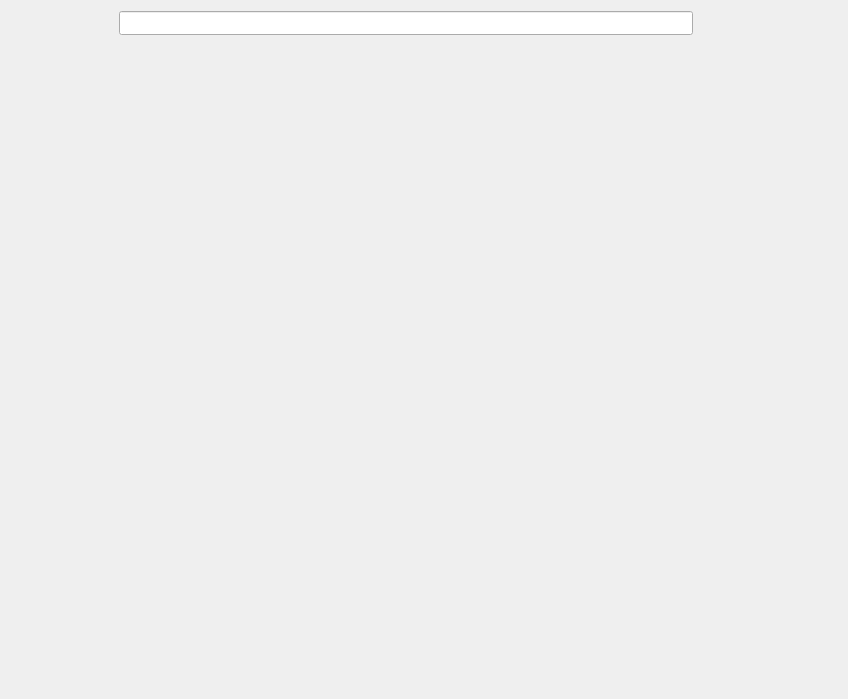
<?xml version="1.0" encoding="UTF-8"?>
<ui version="4.0">
 <class>PageWebWidget</class>
 <widget class="QWidget" name="PageWebWidget">
  <property name="geometry">
   <rect>
    <x>0</x>
    <y>0</y>
    <width>848</width>
    <height>699</height>
   </rect>
  </property>
  <layout class="QVBoxLayout" name="verticalLayout" stretch="0,1">
   <item>
    <layout class="QHBoxLayout" name="horizontalLayout" stretch="0,4,1">
     <property name="spacing">
      <number>6</number>
     </property>
     <property name="leftMargin">
      <number>0</number>
     </property>
     <property name="topMargin">
      <number>0</number>
     </property>
     <property name="rightMargin">
      <number>0</number>
     </property>
     <property name="bottomMargin">
      <number>0</number>
     </property>
     <item>
      <layout class="QHBoxLayout" name="horizontalLayout_3">
       <property name="spacing">
        <number>2</number>
       </property>
       <item>
        <widget class="QPushButton" name="backButton">
         <property name="enabled">
          <bool>true</bool>
         </property>
         <property name="minimumSize">
          <size>
           <width>24</width>
           <height>24</height>
          </size>
         </property>
         <property name="maximumSize">
          <size>
           <width>24</width>
           <height>24</height>
          </size>
         </property>
         <property name="icon">
          <iconset resource="../Resources/BaseClient.qrc">
           <normaloff>:/Icons/NavBack.png</normaloff>:/Icons/NavBack.png</iconset>
         </property>
         <property name="iconSize">
          <size>
           <width>20</width>
           <height>20</height>
          </size>
         </property>
         <property name="flat">
          <bool>true</bool>
         </property>
        </widget>
       </item>
       <item>
        <widget class="QPushButton" name="forwardButton">
         <property name="enabled">
          <bool>true</bool>
         </property>
         <property name="minimumSize">
          <size>
           <width>24</width>
           <height>24</height>
          </size>
         </property>
         <property name="maximumSize">
          <size>
           <width>24</width>
           <height>24</height>
          </size>
         </property>
         <property name="icon">
          <iconset resource="../Resources/BaseClient.qrc">
           <normaloff>:/Icons/NavForward.png</normaloff>:/Icons/NavForward.png</iconset>
         </property>
         <property name="iconSize">
          <size>
           <width>20</width>
           <height>20</height>
          </size>
         </property>
         <property name="flat">
          <bool>true</bool>
         </property>
        </widget>
       </item>
       <item>
        <widget class="QPushButton" name="refreshButton">
         <property name="minimumSize">
          <size>
           <width>24</width>
           <height>24</height>
          </size>
         </property>
         <property name="maximumSize">
          <size>
           <width>24</width>
           <height>24</height>
          </size>
         </property>
         <property name="icon">
          <iconset resource="../Resources/BaseClient.qrc">
           <normaloff>:/Icons/NavRefresh.png</normaloff>:/Icons/NavRefresh.png</iconset>
         </property>
         <property name="iconSize">
          <size>
           <width>20</width>
           <height>20</height>
          </size>
         </property>
         <property name="flat">
          <bool>true</bool>
         </property>
        </widget>
       </item>
       <item>
        <widget class="QPushButton" name="homeButton">
         <property name="minimumSize">
          <size>
           <width>24</width>
           <height>24</height>
          </size>
         </property>
         <property name="maximumSize">
          <size>
           <width>24</width>
           <height>24</height>
          </size>
         </property>
         <property name="icon">
          <iconset resource="../Resources/BaseClient.qrc">
           <normaloff>:/Icons/NavHome.png</normaloff>:/Icons/NavHome.png</iconset>
         </property>
         <property name="iconSize">
          <size>
           <width>20</width>
           <height>20</height>
          </size>
         </property>
         <property name="flat">
          <bool>true</bool>
         </property>
        </widget>
       </item>
      </layout>
     </item>
     <item>
      <widget class="QLineEdit" name="urlEdit">
       <property name="minimumSize">
        <size>
         <width>0</width>
         <height>24</height>
        </size>
       </property>
       <property name="dragEnabled">
        <bool>true</bool>
       </property>
      </widget>
     </item>
     <item>
      <spacer name="horizontalSpacer_2">
       <property name="orientation">
        <enum>Qt::Horizontal</enum>
       </property>
       <property name="sizeHint" stdset="0">
        <size>
         <width>40</width>
         <height>20</height>
        </size>
       </property>
      </spacer>
     </item>
    </layout>
   </item>
   <item>
    <layout class="QHBoxLayout" name="viewLayout" stretch="0">
     <property name="spacing">
      <number>0</number>
     </property>
     <item>
      <widget class="WebEngineView" name="webView" native="true"/>
     </item>
    </layout>
   </item>
  </layout>
 </widget>
 <customwidgets>
  <customwidget>
   <class>WebEngineView</class>
   <extends>QWidget</extends>
   <header>WebEngineView.h</header>
   <container>1</container>
  </customwidget>
 </customwidgets>
 <resources>
  <include location="../Resources/BaseClient.qrc"/>
 </resources>
 <connections/>
</ui>
